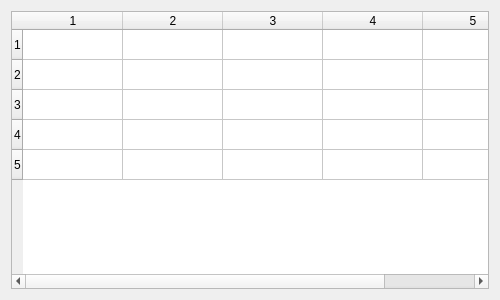
<?xml version="1.0" encoding="UTF-8"?>
<ui version="4.0">
 <class>frmDeviceSizeTable</class>
 <widget class="QWidget" name="frmDeviceSizeTable">
  <property name="geometry">
   <rect>
    <x>0</x>
    <y>0</y>
    <width>500</width>
    <height>300</height>
   </rect>
  </property>
  <property name="windowTitle">
   <string>Form</string>
  </property>
  <layout class="QVBoxLayout" name="verticalLayout">
   <item>
    <widget class="DeviceSizeTable" name="tableWidget">
     <row/>
     <row/>
     <row/>
     <row/>
     <row/>
     <column/>
     <column/>
     <column/>
     <column/>
     <column/>
     <item row="0" column="0"/>
     <item row="0" column="1">
      <property name="textAlignment">
       <set>AlignCenter</set>
      </property>
     </item>
     <item row="0" column="2">
      <property name="textAlignment">
       <set>AlignCenter</set>
      </property>
     </item>
     <item row="0" column="3">
      <property name="textAlignment">
       <set>AlignCenter</set>
      </property>
     </item>
     <item row="1" column="0"/>
     <item row="1" column="1">
      <property name="textAlignment">
       <set>AlignCenter</set>
      </property>
     </item>
     <item row="1" column="2">
      <property name="textAlignment">
       <set>AlignCenter</set>
      </property>
     </item>
     <item row="1" column="3">
      <property name="textAlignment">
       <set>AlignCenter</set>
      </property>
     </item>
     <item row="2" column="0"/>
     <item row="2" column="1">
      <property name="textAlignment">
       <set>AlignCenter</set>
      </property>
     </item>
     <item row="2" column="2">
      <property name="textAlignment">
       <set>AlignCenter</set>
      </property>
     </item>
     <item row="2" column="3">
      <property name="textAlignment">
       <set>AlignCenter</set>
      </property>
     </item>
     <item row="3" column="0"/>
     <item row="3" column="1">
      <property name="textAlignment">
       <set>AlignCenter</set>
      </property>
     </item>
     <item row="3" column="2">
      <property name="textAlignment">
       <set>AlignCenter</set>
      </property>
     </item>
     <item row="3" column="3">
      <property name="textAlignment">
       <set>AlignCenter</set>
      </property>
     </item>
     <item row="4" column="0"/>
     <item row="4" column="1">
      <property name="textAlignment">
       <set>AlignCenter</set>
      </property>
     </item>
     <item row="4" column="2">
      <property name="textAlignment">
       <set>AlignCenter</set>
      </property>
     </item>
     <item row="4" column="3">
      <property name="textAlignment">
       <set>AlignCenter</set>
      </property>
     </item>
    </widget>
   </item>
  </layout>
 </widget>
 <customwidgets>
  <customwidget>
   <class>DeviceSizeTable</class>
   <extends>QTableWidget</extends>
   <header>devicesizetable/devicesizetable.h</header>
  </customwidget>
 </customwidgets>
 <resources/>
 <connections/>
</ui>
